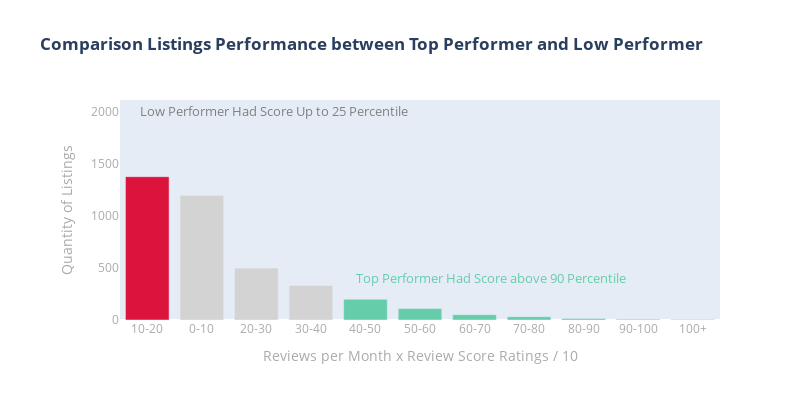

Notebook cell for this chart:
### Code cell
### Create a table for the visualization essentials ###
### Generate score bins, creating new tables for the class colors, and count distributions of each bins. ###
# a columns of bins.
listing_review_scores['score_ranges'] = listing_review_scores['new_score_reviews'].apply(rangeScore)

# table coloring purpose.
top90 = listing_review_scores.groupby('score_ranges', as_index = False)['top90'].max(key = 'count').rename(columns={'score_ranges':'Score'})
upto25 = listing_review_scores.groupby('score_ranges', as_index = False)['upto25'].max(key = 'count').rename(columns={'score_ranges':'Score'})

# count distributions of score bins.
barplot = listing_review_scores[['listing_id','new_score_reviews']]
barplot['Qty'] = barplot['new_score_reviews'].apply(rangeScore)
barplot = barplot.Qty.value_counts(sort=True).to_frame().reset_index()
barplot = barplot.rename(columns={'index': 'Score'})

# merging color flag.
barplot = barplot.merge(top90, on = 'Score')
barplot = barplot.merge(upto25)
# creating color for the vis.
barplot['color'] = barplot.top90.apply(lambda x: 'mediumaquamarine' if x else 'lightgray')
# manually change the color of the first index become crimson, to indicate the class of low performer listings.
barplot.iloc[0,4] = 'crimson'

# change Score column and Qty column into x and y for the vis purpose.
barplot = barplot.rename(columns={'Score':'x','Qty':'y'})

# Some of the annotations for the vis.
title_text = ['<b>Comparison Listings Performance between Top Performer and Low Performer</b>', 'Reviews per Month x Review Score Ratings / 10', 'Quantity of Listings']
annotations = [{'x': 0.03, 'y': 1900, 'text': 'Low Performer Had Score Up to 25 Percentile','color': 'gray'},
              {'x': 0.39, 'y': 300, 'text': 'Top Performer Had Score above 90 Percentile','color': 'mediumaquamarine'}]

generate_barplot(title_text, annotations)

### Figure 1 — Plotly figure (JSON) as saved in the notebook; plotly's stock layout.template omitted (floating-point values rounded to 4 significant figures)
{"data": [{"marker": {"color": "crimson"}, "name": "crimson", "orientation": "v", "type": "bar", "x": ["10-20"], "y": [1375]}, {"marker": {"color": "lightgray"}, "name": "lightgray", "orientation": "v", "type": "bar", "x": ["0-10", "20-30", "30-40"], "y": [1195, 498, 332]}, {"marker": {"color": "mediumaquamarine"}, "name": "mediumaquamarine", "orientation": "v", "type": "bar", "x": ["40-50", "50-60", "60-70", "70-80", "80-90", "90-100", "100+"], "y": [199, 110, 51, 32, 14, 8, 4]}], "layout": {"annotations": [{"font": {"color": "gray", "size": 13}, "showarrow": false, "text": "Low Performer Had Score Up to 25 Percentile", "x": 0.03, "xanchor": "left", "xref": "paper", "y": 1900, "yanchor": "bottom"}, {"font": {"color": "mediumaquamarine", "size": 13}, "showarrow": false, "text": "Top Performer Had Score above 90 Percentile", "x": 0.39, "xanchor": "left", "xref": "paper", "y": 300, "yanchor": "bottom"}], "height": 400, "margin": {"l": 120}, "showlegend": false, "title": {"text": "<b>Comparison Listings Performance between Top Performer and Low Performer</b>"}, "width": 800, "xaxis": {"color": "#AAAAAA", "showgrid": false, "title": {"font": {"color": "#AAAAAA"}, "text": "Reviews per Month x Review Score Ratings / 10"}}, "yaxis": {"color": "#AAAAAA", "showgrid": false, "title": {"font": {"color": "#AAAAAA"}, "text": "Quantity of Listings"}}}}
